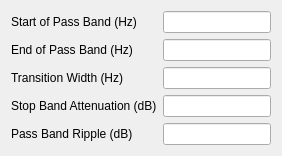
         <widget class="QWidget" name="firbpfPage">
          <layout class="QFormLayout" name="formLayout_2">
           <item row="0" column="0">
            <widget class="QLabel" name="startofBpfPassBandLabel">
             <property name="text">
              <string>Start of Pass Band (Hz)</string>
             </property>
            </widget>
           </item>
           <item row="0" column="1">
            <widget class="QLineEdit" name="startofBpfPassBandEdit"/>
           </item>
           <item row="1" column="0">
            <widget class="QLabel" name="endofBpfPassBandLabel">
             <property name="text">
              <string>End of Pass Band (Hz)</string>
             </property>
            </widget>
           </item>
           <item row="1" column="1">
            <widget class="QLineEdit" name="endofBpfPassBandEdit"/>
           </item>
           <item row="3" column="1">
            <widget class="QLineEdit" name="bpfStopBandAttenEdit"/>
           </item>
           <item row="3" column="0">
            <widget class="QLabel" name="bpfStopBandAttenLabel">
             <property name="text">
              <string>Stop Band Attenuation (dB)</string>
             </property>
            </widget>
           </item>
           <item row="2" column="0">
            <widget class="QLabel" name="bpfTransitionLabel">
             <property name="text">
              <string>Transition Width (Hz)</string>
             </property>
            </widget>
           </item>
           <item row="2" column="1">
            <widget class="QLineEdit" name="bpfTransitionEdit"/>
           </item>
           <item row="4" column="1">
            <widget class="QLineEdit" name="bpfPassBandRippleEdit"/>
           </item>
           <item row="4" column="0">
            <widget class="QLabel" name="bpfPassBandRippleLabel">
             <property name="text">
              <string>Pass Band Ripple (dB)</string>
             </property>
            </widget>
           </item>
          </layout>
         </widget>
